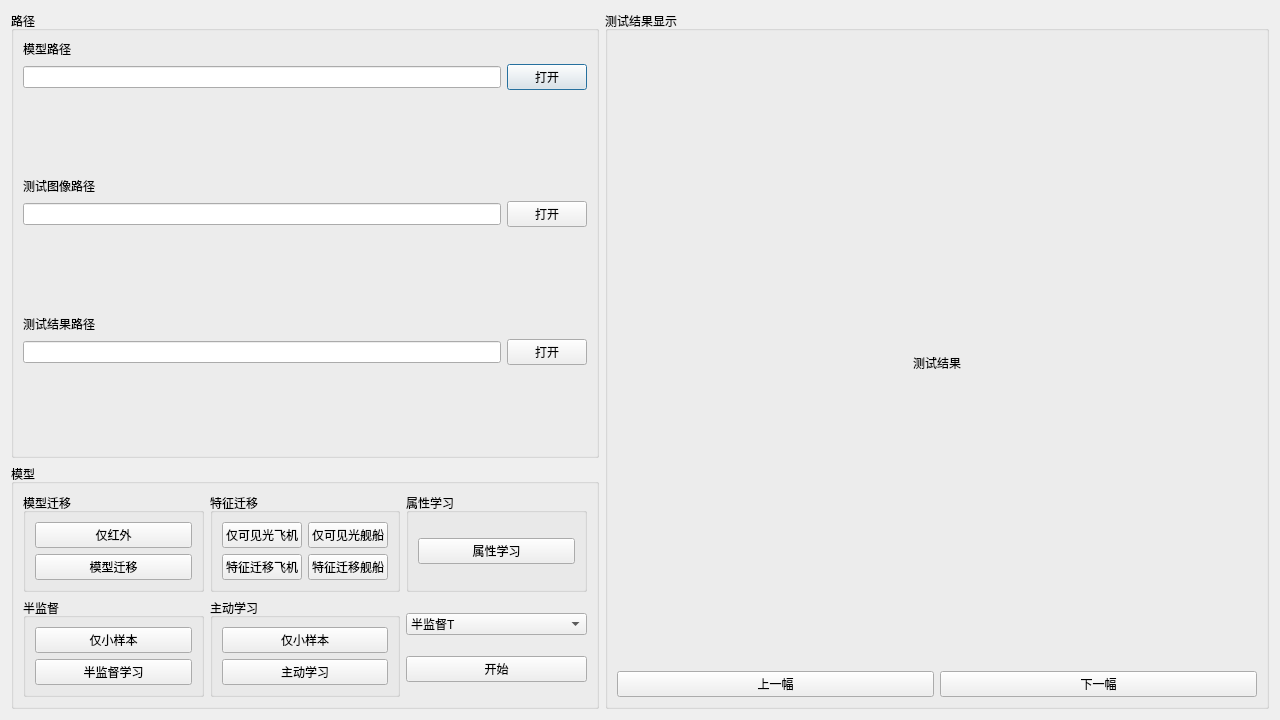
<?xml version="1.0" encoding="UTF-8"?>
<ui version="4.0">
 <class>Dialog</class>
 <widget class="QDialog" name="Dialog">
  <property name="enabled">
   <bool>true</bool>
  </property>
  <property name="geometry">
   <rect>
    <x>0</x>
    <y>0</y>
    <width>1280</width>
    <height>720</height>
   </rect>
  </property>
  <property name="windowTitle">
   <string>遥感影像小样本目标检测软件</string>
  </property>
  <layout class="QGridLayout" name="gridLayout_2">
   <item row="0" column="0">
    <layout class="QGridLayout" name="gridLayout_5">
     <item row="0" column="0">
      <widget class="QGroupBox" name="directory">
       <property name="sizePolicy">
        <sizepolicy hsizetype="Minimum" vsizetype="Minimum">
         <horstretch>0</horstretch>
         <verstretch>0</verstretch>
        </sizepolicy>
       </property>
       <property name="minimumSize">
        <size>
         <width>100</width>
         <height>0</height>
        </size>
       </property>
       <property name="title">
        <string>路径</string>
       </property>
       <layout class="QVBoxLayout" name="verticalLayout_7">
        <property name="spacing">
         <number>6</number>
        </property>
        <property name="sizeConstraint">
         <enum>QLayout::SetMinimumSize</enum>
        </property>
        <item>
         <layout class="QGridLayout" name="model_dir">
          <property name="sizeConstraint">
           <enum>QLayout::SetMinimumSize</enum>
          </property>
          <item row="1" column="1">
           <widget class="QPushButton" name="pushButton_model_dir">
            <property name="text">
             <string>打开</string>
            </property>
           </widget>
          </item>
          <item row="0" column="0">
           <widget class="QLabel" name="label_3">
            <property name="text">
             <string>模型路径</string>
            </property>
           </widget>
          </item>
          <item row="2" column="0">
           <spacer name="verticalSpacer_3">
            <property name="orientation">
             <enum>Qt::Vertical</enum>
            </property>
            <property name="sizeHint" stdset="0">
             <size>
              <width>20</width>
              <height>40</height>
             </size>
            </property>
           </spacer>
          </item>
          <item row="1" column="0">
           <widget class="QLineEdit" name="lineEdit_model"/>
          </item>
         </layout>
        </item>
        <item>
         <layout class="QGridLayout" name="gridLayout_3">
          <property name="sizeConstraint">
           <enum>QLayout::SetMinimumSize</enum>
          </property>
          <item row="0" column="0">
           <widget class="QLabel" name="label_2">
            <property name="text">
             <string>测试图像路径</string>
            </property>
           </widget>
          </item>
          <item row="1" column="0">
           <widget class="QLineEdit" name="lineEdit_input"/>
          </item>
          <item row="2" column="0">
           <spacer name="verticalSpacer_2">
            <property name="orientation">
             <enum>Qt::Vertical</enum>
            </property>
            <property name="sizeHint" stdset="0">
             <size>
              <width>20</width>
              <height>40</height>
             </size>
            </property>
           </spacer>
          </item>
          <item row="1" column="2">
           <widget class="QPushButton" name="pushButton_input_dir">
            <property name="text">
             <string>打开</string>
            </property>
           </widget>
          </item>
         </layout>
        </item>
        <item>
         <layout class="QGridLayout" name="gridLayout_4">
          <property name="sizeConstraint">
           <enum>QLayout::SetMinimumSize</enum>
          </property>
          <item row="1" column="1">
           <widget class="QPushButton" name="pushButton_output_dir">
            <property name="text">
             <string>打开</string>
            </property>
           </widget>
          </item>
          <item row="0" column="0">
           <widget class="QLabel" name="label">
            <property name="text">
             <string>测试结果路径</string>
            </property>
           </widget>
          </item>
          <item row="1" column="0">
           <widget class="QLineEdit" name="lineEdit_output"/>
          </item>
          <item row="2" column="0">
           <spacer name="verticalSpacer_4">
            <property name="orientation">
             <enum>Qt::Vertical</enum>
            </property>
            <property name="sizeHint" stdset="0">
             <size>
              <width>20</width>
              <height>40</height>
             </size>
            </property>
           </spacer>
          </item>
         </layout>
        </item>
       </layout>
      </widget>
     </item>
     <item row="1" column="0">
      <widget class="QGroupBox" name="model">
       <property name="sizePolicy">
        <sizepolicy hsizetype="Minimum" vsizetype="Preferred">
         <horstretch>0</horstretch>
         <verstretch>0</verstretch>
        </sizepolicy>
       </property>
       <property name="minimumSize">
        <size>
         <width>300</width>
         <height>0</height>
        </size>
       </property>
       <property name="title">
        <string>模型</string>
       </property>
       <layout class="QGridLayout" name="gridLayout_7">
        <item row="0" column="0">
         <layout class="QGridLayout" name="gridLayout_6">
          <item row="1" column="0">
           <widget class="QGroupBox" name="groupBox_4">
            <property name="title">
             <string>半监督</string>
            </property>
            <layout class="QVBoxLayout" name="verticalLayout_5">
             <property name="sizeConstraint">
              <enum>QLayout::SetMinimumSize</enum>
             </property>
             <item>
              <widget class="QPushButton" name="pushButton_SSL_t">
               <property name="text">
                <string>仅小样本</string>
               </property>
              </widget>
             </item>
             <item>
              <widget class="QPushButton" name="pushButton_SSL_s">
               <property name="text">
                <string>半监督学习</string>
               </property>
              </widget>
             </item>
            </layout>
           </widget>
          </item>
          <item row="1" column="1">
           <widget class="QGroupBox" name="groupBox_5">
            <property name="title">
             <string>主动学习</string>
            </property>
            <layout class="QVBoxLayout" name="verticalLayout_6">
             <property name="sizeConstraint">
              <enum>QLayout::SetMinimumSize</enum>
             </property>
             <item>
              <widget class="QPushButton" name="pushButton_active_before">
               <property name="text">
                <string>仅小样本</string>
               </property>
              </widget>
             </item>
             <item>
              <widget class="QPushButton" name="pushButton_active_after">
               <property name="text">
                <string>主动学习</string>
               </property>
              </widget>
             </item>
            </layout>
           </widget>
          </item>
          <item row="1" column="2">
           <layout class="QVBoxLayout" name="verticalLayout_2">
            <item>
             <widget class="QComboBox" name="comboBox_model">
              <item>
               <property name="text">
                <string>半监督T</string>
               </property>
              </item>
              <item>
               <property name="text">
                <string>半监督S</string>
               </property>
              </item>
              <item>
               <property name="text">
                <string>仅可见光飞机</string>
               </property>
              </item>
              <item>
               <property name="text">
                <string>仅可见光舰船</string>
               </property>
              </item>
              <item>
               <property name="text">
                <string>特征迁移飞机</string>
               </property>
              </item>
              <item>
               <property name="text">
                <string>特征迁移舰船</string>
               </property>
              </item>
              <item>
               <property name="text">
                <string>模型迁移仅红外</string>
               </property>
              </item>
              <item>
               <property name="text">
                <string>模型迁移</string>
               </property>
              </item>
              <item>
               <property name="text">
                <string>主动学习仅小样本</string>
               </property>
              </item>
              <item>
               <property name="text">
                <string>主动学习</string>
               </property>
              </item>
              <item>
               <property name="text">
                <string>属性学习</string>
               </property>
              </item>
             </widget>
            </item>
            <item>
             <widget class="QPushButton" name="pushButton_start">
              <property name="text">
               <string>开始</string>
              </property>
             </widget>
            </item>
           </layout>
          </item>
          <item row="0" column="0">
           <widget class="QGroupBox" name="groupBox_3">
            <property name="title">
             <string>模型迁移</string>
            </property>
            <layout class="QVBoxLayout" name="verticalLayout_4">
             <property name="sizeConstraint">
              <enum>QLayout::SetMinimumSize</enum>
             </property>
             <item>
              <widget class="QPushButton" name="pushButton_fewshot_aug">
               <property name="text">
                <string>仅红外</string>
               </property>
              </widget>
             </item>
             <item>
              <widget class="QPushButton" name="pushButton_fewshot_dota">
               <property name="text">
                <string>模型迁移</string>
               </property>
              </widget>
             </item>
            </layout>
           </widget>
          </item>
          <item row="0" column="1">
           <widget class="QGroupBox" name="groupBox">
            <property name="title">
             <string>特征迁移</string>
            </property>
            <layout class="QGridLayout" name="gridLayout_8">
             <item row="0" column="0">
              <widget class="QPushButton" name="pushButton_mmdet_air_before">
               <property name="text">
                <string>仅可见光飞机</string>
               </property>
              </widget>
             </item>
             <item row="0" column="1">
              <widget class="QPushButton" name="pushButton_mmdet_ship_before">
               <property name="text">
                <string>仅可见光舰船</string>
               </property>
              </widget>
             </item>
             <item row="2" column="1">
              <widget class="QPushButton" name="pushButton_mmdet_ship_after">
               <property name="text">
                <string>特征迁移舰船</string>
               </property>
              </widget>
             </item>
             <item row="2" column="0">
              <widget class="QPushButton" name="pushButton_mmdet_air_after">
               <property name="text">
                <string>特征迁移飞机</string>
               </property>
              </widget>
             </item>
            </layout>
           </widget>
          </item>
          <item row="0" column="2">
           <widget class="QGroupBox" name="groupBox_2">
            <property name="title">
             <string>属性学习</string>
            </property>
            <layout class="QVBoxLayout" name="verticalLayout_3">
             <property name="sizeConstraint">
              <enum>QLayout::SetMinimumSize</enum>
             </property>
             <item>
              <widget class="QPushButton" name="pushButton_attr">
               <property name="text">
                <string>属性学习</string>
               </property>
              </widget>
             </item>
            </layout>
           </widget>
          </item>
         </layout>
        </item>
       </layout>
      </widget>
     </item>
     <item row="0" column="1" rowspan="2">
      <widget class="QGroupBox" name="image">
       <property name="sizePolicy">
        <sizepolicy hsizetype="Maximum" vsizetype="Preferred">
         <horstretch>0</horstretch>
         <verstretch>0</verstretch>
        </sizepolicy>
       </property>
       <property name="toolTip">
        <string/>
       </property>
       <property name="layoutDirection">
        <enum>Qt::LeftToRight</enum>
       </property>
       <property name="title">
        <string>测试结果显示</string>
       </property>
       <property name="flat">
        <bool>false</bool>
       </property>
       <layout class="QGridLayout" name="gridLayout">
        <property name="sizeConstraint">
         <enum>QLayout::SetMaximumSize</enum>
        </property>
        <item row="4" column="2">
         <widget class="QPushButton" name="pushButton_up">
          <property name="sizePolicy">
           <sizepolicy hsizetype="Minimum" vsizetype="Fixed">
            <horstretch>0</horstretch>
            <verstretch>0</verstretch>
           </sizepolicy>
          </property>
          <property name="text">
           <string>上一幅</string>
          </property>
         </widget>
        </item>
        <item row="2" column="2" colspan="2">
         <widget class="QLabel" name="label_image">
          <property name="sizePolicy">
           <sizepolicy hsizetype="Minimum" vsizetype="Minimum">
            <horstretch>0</horstretch>
            <verstretch>0</verstretch>
           </sizepolicy>
          </property>
          <property name="minimumSize">
           <size>
            <width>640</width>
            <height>0</height>
           </size>
          </property>
          <property name="text">
           <string>测试结果</string>
          </property>
          <property name="alignment">
           <set>Qt::AlignCenter</set>
          </property>
         </widget>
        </item>
        <item row="4" column="3">
         <widget class="QPushButton" name="pushButton_down">
          <property name="sizePolicy">
           <sizepolicy hsizetype="Minimum" vsizetype="Fixed">
            <horstretch>0</horstretch>
            <verstretch>0</verstretch>
           </sizepolicy>
          </property>
          <property name="text">
           <string>下一幅</string>
          </property>
         </widget>
        </item>
        <item row="1" column="2" colspan="2">
         <widget class="QLabel" name="label_image_name">
          <property name="sizePolicy">
           <sizepolicy hsizetype="Preferred" vsizetype="Fixed">
            <horstretch>0</horstretch>
            <verstretch>0</verstretch>
           </sizepolicy>
          </property>
          <property name="text">
           <string/>
          </property>
         </widget>
        </item>
       </layout>
      </widget>
     </item>
    </layout>
   </item>
  </layout>
 </widget>
 <resources/>
 <connections/>
</ui>
